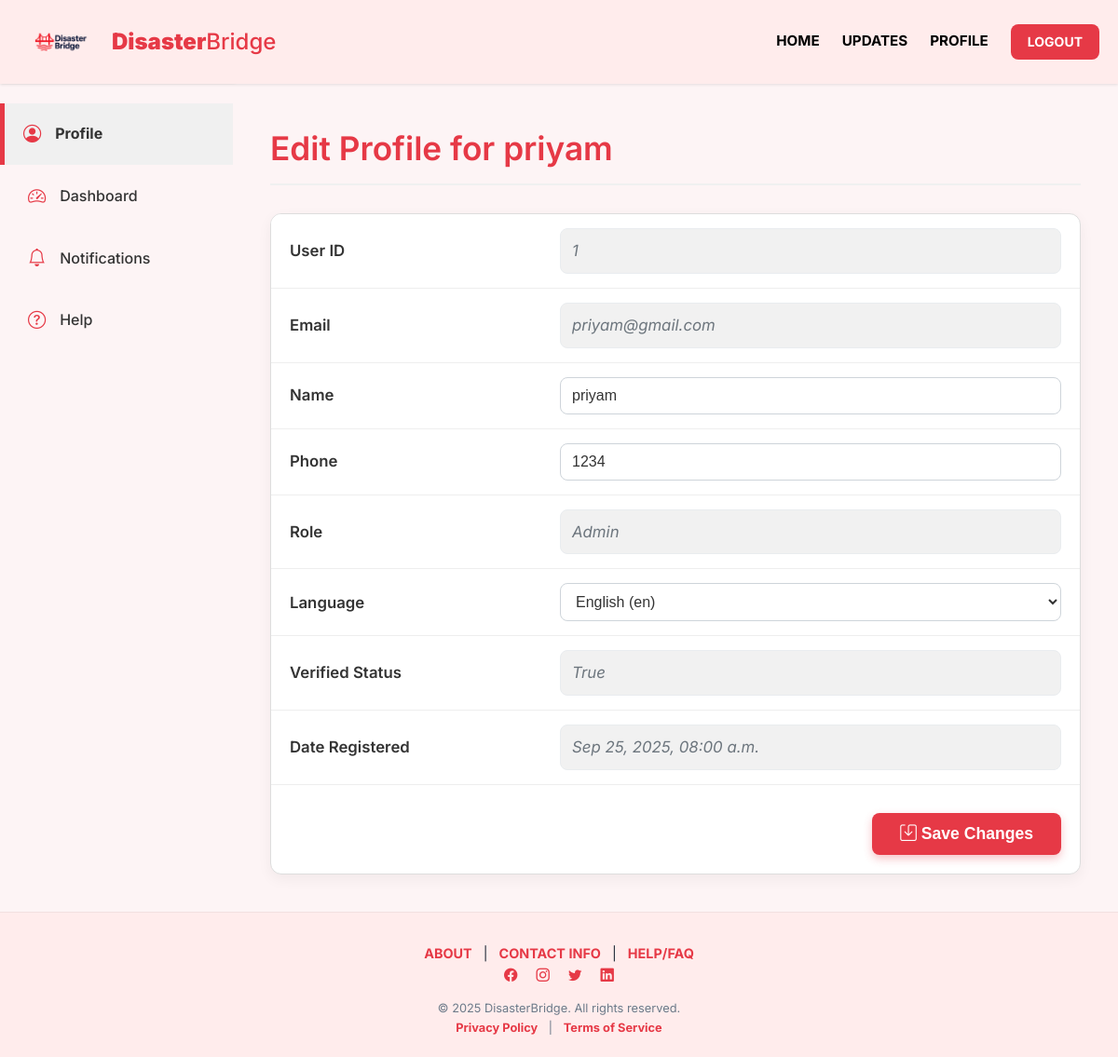
Page /profile/ (signed in) on the earlier database version.
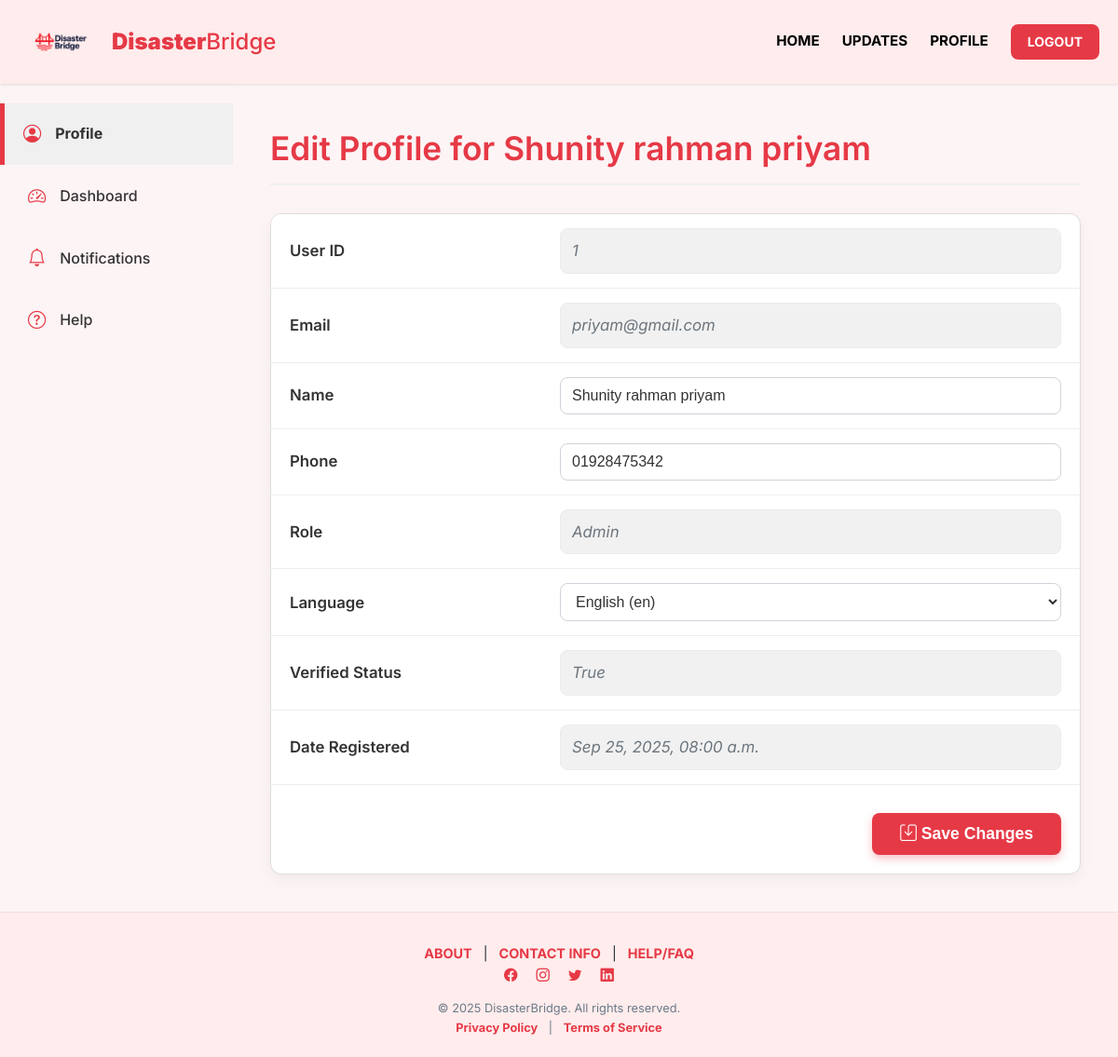
Same page on the later database version.
### core/models.py (models this page shows, shortened)
class User(AbstractBaseUser, PermissionsMixin):
    user_id = models.AutoField(primary_key=True)
    ROLE_CHOICES = [
        ("victim", "Victim"),
        ("volunteer", "Volunteer"),
        ("donor", "Donor"),
        ("admin", "Admin"),
    ]
    LANGUAGE_CHOICES = [
        ('en', 'English'),
        ('bn', 'Bangla'),
    ]
    email = models.EmailField(unique=True)
    phone_number = models.CharField(max_length=15, unique=True)
    name = models.CharField(max_length=100)
    role = models.CharField(max_length=20, choices=ROLE_CHOICES)
    language_preference = models.CharField(
        max_length=10,
        choices=LANGUAGE_CHOICES,
        default='en')
    verification_status = models.BooleanField(default=False)
    date_registered = models.DateTimeField(auto_now_add=True)
    is_active = models.BooleanField(default=True)
    is_staff = models.BooleanField(default=False)
    objects = UserManager()
    USERNAME_FIELD = "email"
    REQUIRED_FIELDS = ["phone_number", "name", "role"]

### core/views.py (the view, shortened to what this page needs)
# urls.py: path("profile/", views.user_profile, name="user_profile"),
@login_required
def user_profile(request):
    user = request.user
    return render(request, "core/user_profile.html", {"user": user})

### core/templates/core/user_profile.html (shortened to what this page needs)
{% extends 'core/base.html' %}
{% load static %}
{% block content %}
<div class="content-area d-flex" style="margin-top: 0.5px;">
    <div class="sidebar">
        <a href="{% url 'user_profile' %}" class="active">
            <i class="bi bi-person-circle"></i><span>Profile</span>
        </a>
        <a href="{% url 'dashboard' %}">
            <i class="bi bi-speedometer2"></i><span>Dashboard</span>
        </a>
        <a href="{% url 'notification_list' %}">
            <i class="bi bi-bell"></i><span>Notifications</span>
        </a>
        <a href="/help/"><i class="bi bi-question-circle"></i><span>Help</span></a>
    </div>
    <div class="main-content flex-fill px-4 py-4" style="background: var(--light-background);">
        <div class="profile-header mb-4">
            <h2 class="fw-semibold text-danger">Edit Profile for {{ user.name }}</h2>
        </div>
        <form id="profile-edit-form" method="post">
            <div class="profile-info bg-white border rounded-4 shadow-sm overflow-hidden">
                <table class="w-100">
                    <tr>
                        <th>User ID</th>
                        <td><span class="read-only">{{ user.user_id }}</span></td>
                    </tr>
                    <tr>
                        <th>Email</th>
                        <td><span class="read-only">{{ user.email }}</span></td>
                    </tr>
                    <tr><th>Name</th><td><input type="text" name="name" value="{{ user.name }}" required></td></tr>
                    <tr>
                        <th>Phone</th>
                        <td>
                            <input type="tel" id="user-phone" name="phone_number" value="{{ user.phone_number }}" placeholder="e.g., +8801XXXXXXXXX">
                        </td>
                    </tr>
                    <tr>
                        <th>Role</th>
                        <td><span class="read-only">{{ user.get_role_display }}</span></td>
                    </tr>
                    <tr>
                        <th>Language</th>
                        <td>
                            <select id="user-language" name="language_preference" required>
                                <option value="en" {% if user.language_preference == 'en' %}selected{% endif %}>English (en)</option>
                            </select>
                        </td>
                    </tr>
                    <tr>
                        <th>Verified Status</th>
                        <td><span class="read-only">{{ user.verification_status }}</span></td>
                    </tr>
                    <tr>
                        <th>Date Registered</th>
                        <td><span class="read-only">{{ user.date_registered|date:"M j, Y, h:i a" }}</span></td>
                    </tr>
                </table>
                <div class="action-bar text-end border-top mt-3 pt-3 pe-3">
                    <button type="submit" class="save-button btn btn-danger px-4 py-2 fw-semibold">
                        <i class="bi bi-save"></i> Save Changes
                    </button>
                </div>
            </div>
        </form>
    </div>
</div>
{% endblock %}

Differences in the rows shown:
changed User "priyam@gmail.com": name "priyam" → "Shunity rahman priyam"; phone_number "1234" → "01928475342"
